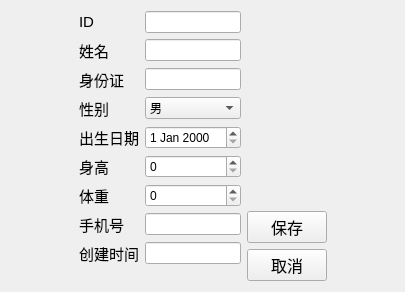
<?xml version="1.0" encoding="UTF-8"?>
<ui version="4.0">
 <class>PatientEditView</class>
 <widget class="QWidget" name="PatientEditView">
  <property name="geometry">
   <rect>
    <x>0</x>
    <y>0</y>
    <width>405</width>
    <height>292</height>
   </rect>
  </property>
  <property name="windowTitle">
   <string>编辑患者信息</string>
  </property>
  <layout class="QHBoxLayout" name="horizontalLayout">
   <item>
    <spacer name="horizontalSpacer">
     <property name="orientation">
      <enum>Qt::Orientation::Horizontal</enum>
     </property>
     <property name="sizeHint" stdset="0">
      <size>
       <width>81</width>
       <height>20</height>
      </size>
     </property>
    </spacer>
   </item>
   <item>
    <layout class="QFormLayout" name="formLayout">
     <item row="0" column="0">
      <widget class="QLabel" name="label">
       <property name="font">
        <font>
         <pointsize>11</pointsize>
        </font>
       </property>
       <property name="text">
        <string>ID</string>
       </property>
      </widget>
     </item>
     <item row="0" column="1">
      <widget class="QLineEdit" name="lineEdit"/>
     </item>
     <item row="1" column="0">
      <widget class="QLabel" name="label_2">
       <property name="font">
        <font>
         <pointsize>11</pointsize>
        </font>
       </property>
       <property name="text">
        <string>姓名</string>
       </property>
      </widget>
     </item>
     <item row="1" column="1">
      <widget class="QLineEdit" name="lineEdit_2"/>
     </item>
     <item row="2" column="0">
      <widget class="QLabel" name="label_3">
       <property name="font">
        <font>
         <pointsize>11</pointsize>
        </font>
       </property>
       <property name="text">
        <string>身份证</string>
       </property>
      </widget>
     </item>
     <item row="2" column="1">
      <widget class="QLineEdit" name="lineEdit_3"/>
     </item>
     <item row="3" column="0">
      <widget class="QLabel" name="label_4">
       <property name="font">
        <font>
         <pointsize>11</pointsize>
        </font>
       </property>
       <property name="text">
        <string>性别</string>
       </property>
      </widget>
     </item>
     <item row="3" column="1">
      <widget class="QComboBox" name="comboBox">
       <item>
        <property name="text">
         <string>男</string>
        </property>
       </item>
       <item>
        <property name="text">
         <string>女</string>
        </property>
       </item>
      </widget>
     </item>
     <item row="4" column="0">
      <widget class="QLabel" name="label_5">
       <property name="font">
        <font>
         <pointsize>11</pointsize>
        </font>
       </property>
       <property name="text">
        <string>出生日期</string>
       </property>
      </widget>
     </item>
     <item row="4" column="1">
      <widget class="QDateEdit" name="dateEdit"/>
     </item>
     <item row="5" column="0">
      <widget class="QLabel" name="label_6">
       <property name="font">
        <font>
         <pointsize>11</pointsize>
        </font>
       </property>
       <property name="text">
        <string>身高</string>
       </property>
      </widget>
     </item>
     <item row="5" column="1">
      <widget class="QSpinBox" name="spinBox"/>
     </item>
     <item row="6" column="0">
      <widget class="QLabel" name="label_7">
       <property name="font">
        <font>
         <pointsize>11</pointsize>
        </font>
       </property>
       <property name="text">
        <string>体重</string>
       </property>
      </widget>
     </item>
     <item row="6" column="1">
      <widget class="QSpinBox" name="spinBox_2"/>
     </item>
     <item row="7" column="0">
      <widget class="QLabel" name="label_8">
       <property name="font">
        <font>
         <pointsize>11</pointsize>
        </font>
       </property>
       <property name="text">
        <string>手机号</string>
       </property>
      </widget>
     </item>
     <item row="7" column="1">
      <widget class="QLineEdit" name="lineEdit_4"/>
     </item>
     <item row="8" column="0">
      <widget class="QLabel" name="label_9">
       <property name="text">
        <string>&lt;html&gt;&lt;head/&gt;&lt;body&gt;&lt;p&gt;&lt;span style=&quot; font-size:11pt;&quot;&gt;创建时间&lt;/span&gt;&lt;/p&gt;&lt;/body&gt;&lt;/html&gt;</string>
       </property>
      </widget>
     </item>
     <item row="8" column="1">
      <widget class="QLineEdit" name="lineEdit_5"/>
     </item>
    </layout>
   </item>
   <item>
    <layout class="QVBoxLayout" name="verticalLayout">
     <item>
      <spacer name="verticalSpacer">
       <property name="orientation">
        <enum>Qt::Orientation::Vertical</enum>
       </property>
       <property name="sizeHint" stdset="0">
        <size>
         <width>20</width>
         <height>40</height>
        </size>
       </property>
      </spacer>
     </item>
     <item>
      <widget class="QPushButton" name="pushButton">
       <property name="font">
        <font>
         <pointsize>12</pointsize>
        </font>
       </property>
       <property name="text">
        <string>保存</string>
       </property>
      </widget>
     </item>
     <item>
      <widget class="QPushButton" name="pushButton_2">
       <property name="font">
        <font>
         <pointsize>12</pointsize>
        </font>
       </property>
       <property name="text">
        <string>取消</string>
       </property>
      </widget>
     </item>
    </layout>
   </item>
   <item>
    <spacer name="horizontalSpacer_2">
     <property name="orientation">
      <enum>Qt::Orientation::Horizontal</enum>
     </property>
     <property name="sizeHint" stdset="0">
      <size>
       <width>80</width>
       <height>20</height>
      </size>
     </property>
    </spacer>
   </item>
  </layout>
 </widget>
 <resources/>
 <connections/>
</ui>
